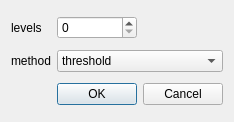
<?xml version="1.0" encoding="UTF-8"?>
<ui version="4.0">
 <class>DitherDialog</class>
 <widget class="QDialog" name="DitherDialog">
  <property name="geometry">
   <rect>
    <x>0</x>
    <y>0</y>
    <width>216</width>
    <height>122</height>
   </rect>
  </property>
  <property name="sizePolicy">
   <sizepolicy hsizetype="Fixed" vsizetype="Fixed">
    <horstretch>0</horstretch>
    <verstretch>0</verstretch>
   </sizepolicy>
  </property>
  <property name="windowTitle">
   <string>Dialog</string>
  </property>
  <layout class="QGridLayout" name="gridLayout">
   <item row="0" column="0">
    <widget class="QLabel" name="label">
     <property name="text">
      <string>levels</string>
     </property>
    </widget>
   </item>
   <item row="0" column="1">
    <widget class="QSpinBox" name="levels">
     <property name="maximumSize">
      <size>
       <width>80</width>
       <height>16777215</height>
      </size>
     </property>
     <property name="maximum">
      <number>999999999</number>
     </property>
    </widget>
   </item>
   <item row="1" column="0">
    <widget class="QLabel" name="label_2">
     <property name="text">
      <string>method</string>
     </property>
    </widget>
   </item>
   <item row="1" column="1">
    <widget class="QComboBox" name="method">
     <item>
      <property name="text">
       <string>threshold</string>
      </property>
     </item>
     <item>
      <property name="text">
       <string>random</string>
      </property>
     </item>
     <item>
      <property name="text">
       <string>error propagation</string>
      </property>
     </item>
     <item>
      <property name="text">
       <string>ordered</string>
      </property>
     </item>
    </widget>
   </item>
   <item row="2" column="1">
    <widget class="QDialogButtonBox" name="buttonBox">
     <property name="orientation">
      <enum>Qt::Horizontal</enum>
     </property>
     <property name="standardButtons">
      <set>QDialogButtonBox::Cancel|QDialogButtonBox::Ok</set>
     </property>
    </widget>
   </item>
  </layout>
 </widget>
 <resources/>
 <connections>
  <connection>
   <sender>buttonBox</sender>
   <signal>accepted()</signal>
   <receiver>DitherDialog</receiver>
   <slot>accept()</slot>
   <hints>
    <hint type="sourcelabel">
     <x>248</x>
     <y>254</y>
    </hint>
    <hint type="destinationlabel">
     <x>157</x>
     <y>274</y>
    </hint>
   </hints>
  </connection>
  <connection>
   <sender>buttonBox</sender>
   <signal>rejected()</signal>
   <receiver>DitherDialog</receiver>
   <slot>reject()</slot>
   <hints>
    <hint type="sourcelabel">
     <x>316</x>
     <y>260</y>
    </hint>
    <hint type="destinationlabel">
     <x>286</x>
     <y>274</y>
    </hint>
   </hints>
  </connection>
 </connections>
</ui>
